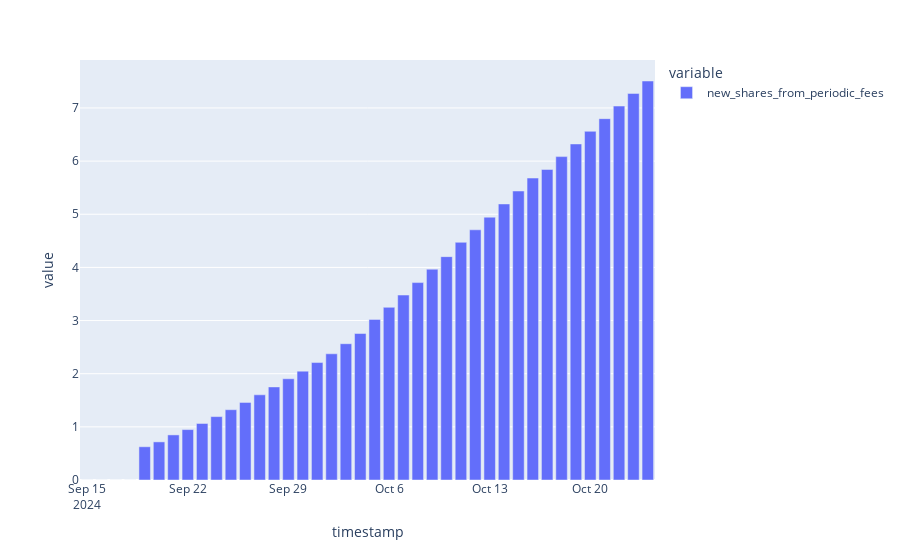

Notebook code cell kept with this figure:
### Code cell
px.bar(df["new_shares_from_periodic_fees"])

### Figure 1 — Plotly figure (JSON) as saved in the notebook; plotly's stock layout.template omitted (floating-point values rounded to 4 significant figures)
{"data": [{"alignmentgroup": "True", "hovertemplate": "variable=new_shares_from_periodic_fees<br>timestamp=%{x}<br>value=%{y}<extra></extra>", "legendgroup": "new_shares_from_periodic_fees", "marker": {"color": "#636efa", "pattern": {"shape": ""}}, "name": "new_shares_from_periodic_fees", "offsetgroup": "new_shares_from_periodic_fees", "orientation": "v", "showlegend": true, "textposition": "auto", "type": "bar", "x": ["2024-09-15T00:00:00+00:00", "2024-09-16T00:00:00+00:00", "2024-09-17T00:00:00+00:00", "2024-09-18T00:00:00+00:00", "2024-09-19T00:00:00+00:00", "2024-09-20T00:00:00+00:00", "2024-09-21T00:00:00+00:00", "2024-09-22T00:00:00+00:00", "2024-09-23T00:00:00+00:00", "2024-09-24T00:00:00+00:00", "2024-09-25T00:00:00+00:00", "2024-09-26T00:00:00+00:00", "2024-09-27T00:00:00+00:00", "2024-09-28T00:00:00+00:00", "2024-09-29T00:00:00+00:00", "2024-09-30T00:00:00+00:00", "2024-10-01T00:00:00+00:00", "2024-10-02T00:00:00+00:00", "2024-10-03T00:00:00+00:00", "2024-10-04T00:00:00+00:00", "2024-10-05T00:00:00+00:00", "2024-10-06T00:00:00+00:00", "2024-10-07T00:00:00+00:00", "2024-10-08T00:00:00+00:00", "2024-10-09T00:00:00+00:00", "2024-10-10T00:00:00+00:00", "2024-10-11T00:00:00+00:00", "2024-10-12T00:00:00+00:00", "2024-10-13T00:00:00+00:00", "2024-10-14T00:00:00+00:00", "2024-10-15T00:00:00+00:00", "2024-10-16T00:00:00+00:00", "2024-10-17T00:00:00+00:00", "2024-10-18T00:00:00+00:00", "2024-10-19T00:00:00+00:00", "2024-10-20T00:00:00+00:00", "2024-10-21T00:00:00+00:00", "2024-10-22T00:00:00+00:00", "2024-10-23T00:00:00+00:00", "2024-10-24T00:00:00+00:00"], "xaxis": "x", "y": [0, 0, 0, 0, 0.6256, 0.7173, 0.8486, 0.9486, 1.063, 1.193, 1.323, 1.46, 1.603, 1.752, 1.905, 2.048, 2.21, 2.375, 2.564, 2.756, 3.022, 3.249, 3.48, 3.714, 3.967, 4.203, 4.472, 4.707, 4.945, 5.194, 5.438, 5.681, 5.844, 6.085, 6.323, 6.561, 6.799, 7.036, 7.274, 7.507], "yaxis": "y"}], "layout": {"barmode": "relative", "legend": {"title": {"text": "variable"}, "tracegroupgap": 0}, "margin": {"t": 60}, "xaxis": {"anchor": "y", "domain": [0, 1], "title": {"text": "timestamp"}}, "yaxis": {"anchor": "x", "domain": [0, 1], "title": {"text": "value"}}}}
